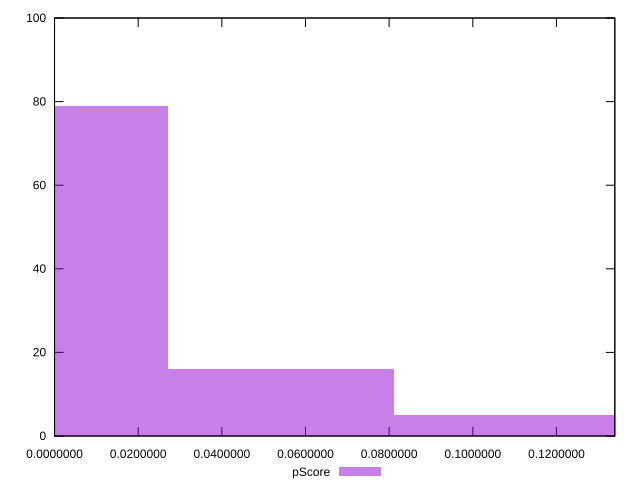

This chart was generated by the following gnuplot code:
reset

$pScore <<EOF
0 79
0.054145238447846425 16
0.10829047689569285 5
EOF

set key outside below
set boxwidth 0.054145238447846425
set xrange [2.825623318103432e-7:0.133954641839515]
set yrange [0:100]
set trange [0:100]
set style fill transparent solid 0.5 noborder
set terminal svg size 640, 490 enhanced background rgb 'white'
set output "report_00013_2021-02-09T12-04-24.940Z/max-potential-fid/samples/pages+cached/pScore/histogram.svg"

plot $pScore title "pScore" with boxes

reset
